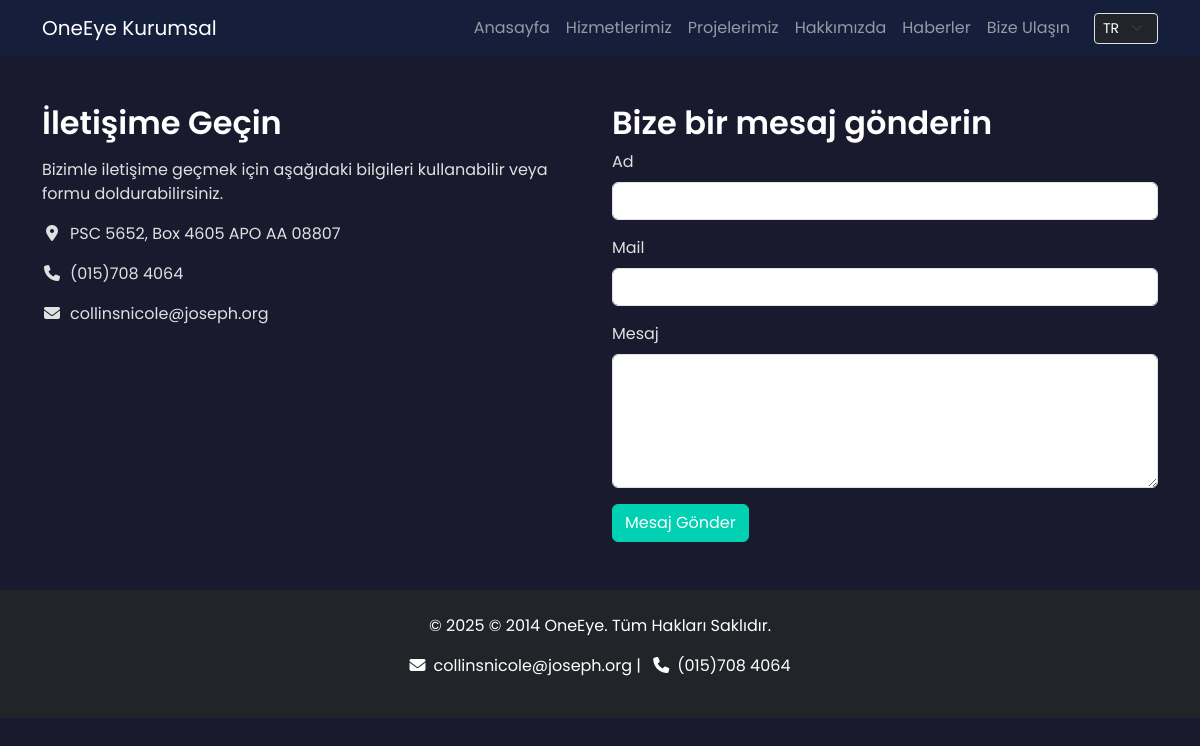
The page /tr/contact/ on the database its author committed.
### main/models.py (models this page shows, shortened)
class SiteConfiguration(models.Model):
    site_name = models.CharField(max_length=100, default="OneEye", verbose_name="Site Adı")
    about_us_title = models.CharField(max_length=200, verbose_name="Hakkımızda Başlığı")
    about_us_content = models.TextField(verbose_name="Hakkımızda İçeriği")
    team_section_title = models.CharField(max_length=200, default="Ekibimizle Tanışın", verbose_name="Ekip Bölümü Başlığı")
    contact_page_content = models.TextField(verbose_name="İletişim Sayfası İçeriği")
    footer_text = models.CharField(max_length=255, verbose_name="Footer Metni")
    email = models.EmailField(verbose_name="İletişim E-posta")
    phone = models.CharField(max_length=20, verbose_name="İletişim Telefon")
    address = models.TextField(verbose_name="Adres")
    class Meta:
        verbose_name = "Site Genel Ayarı"
        verbose_name_plural = "Site Genel Ayarları"

### main/views.py (the view)
# urls.py: path('contact/', views.ContactView.as_view(), name='contact'),
class ContactView(SiteConfigurationMixin, TemplateView):
    template_name = 'main/contact.html'

### main/views.py (called while the page is built)
    def get_context_data(self, **kwargs):
        context = super().get_context_data(**kwargs)
        context['site_config'] = SiteConfiguration.objects.first()
        return context

### main/templates/main/contact.html (shortened to what this page needs)
{% extends 'main/base.html' %}
{% load i18n %}
{% block content %}
<div class="row">
    <div class="col-lg-6 mb-4 mb-lg-0">
        <h2>{% trans "Get in Touch" %}</h2>
        <p>{{ site_config.contact_page_content|linebreaks }}</p>
        <ul class="list-unstyled">
            <li class="mb-3"><i class="fas fa-map-marker-alt fa-fw me-2"></i>{{ site_config.address }}</li>
            <li class="mb-3"><i class="fas fa-phone fa-fw me-2"></i>{{ site_config.phone }}</li>
            <li class="mb-3"><i class="fas fa-envelope fa-fw me-2"></i>{{ site_config.email }}</li>
        </ul>
    </div>
    <div class="col-lg-6">
        <h2>{% trans "Send us a Message" %}</h2>
        <form>
            <div class="mb-3">
                <label for="name" class="form-label">{% trans "Your Name" %}</label>
                <input type="text" class="form-control" id="name" required>
            </div>
            <div class="mb-3">
                <label for="email" class="form-label">{% trans "Your Email" %}</label>
                <input type="email" class="form-control" id="email" required>
            </div>
            <div class="mb-3">
                <label for="message" class="form-label">{% trans "Message" %}</label>
                <textarea class="form-control" id="message" rows="5" required></textarea>
            </div>
            <button type="submit" class="btn btn-primary">{% trans "Send Message" %}</button>
        </form>
    </div>
</div>
{% endblock %}

### main/templates/main/base.html (shortened to what this page needs)
{% load static %}
{% load i18n %}
<!doctype html>
<html lang="{{ request.LANGUAGE_CODE }}">
<head>
    <link href="https://cdn.jsdelivr.net/npm/bootstrap@5.3.3/dist/css/bootstrap.min.css" rel="stylesheet">
    <link rel="stylesheet" href="https://cdnjs.cloudflare.com/ajax/libs/font-awesome/6.5.2/css/all.min.css"/>
    <link href="https://unpkg.com/aos@2.3.1/dist/aos.css" rel="stylesheet">
    <link rel="stylesheet" href="{% static 'main/css/custom.css' %}">
</head>
<body>
    <nav class="navbar navbar-expand-lg navbar-dark bg-dark sticky-top">
        <div class="container">
            <a class="navbar-brand" href="{% url 'main:home' %}">{{ site_config.site_name|default:"OneEye" }}</a>
            <div class="collapse navbar-collapse" id="navbarNav">
                <ul class="navbar-nav ms-auto">
                    <li class="nav-item"><a class="nav-link" href="{% url 'main:home' %}">{% trans "Home" %}</a></li>
                    <li class="nav-item"><a class="nav-link" href="{% url 'main:service_list' %}">{% trans "Our Services" %}</a></li>
                    <li class="nav-item"><a class="nav-link" href="{% url 'main:project_list' %}">{% trans "Projects" %}</a></li>
                    <li class="nav-item"><a class="nav-link" href="{% url 'main:about_us' %}">{% trans "About Us" %}</a></li>
                    <li class="nav-item"><a class="nav-link" href="{% url 'main:news_list' %}">{% trans "News" %}</a></li>
                    <li class="nav-item"><a class="nav-link" href="{% url 'main:contact' %}">{% trans "Contact Us" %}</a></li>
                </ul>
                {% get_current_language as CURRENT_LANGUAGE %}
                {% get_available_languages as AVAILABLE_LANGUAGES %}
                <form action="{% url 'set_language' %}" method="post" class="ms-lg-3">
                    <select name="language" class="form-select form-select-sm bg-dark text-white" onchange="this.form.submit()">
                        {% for lang_code, lang_name in AVAILABLE_LANGUAGES %}
                            <option value="{{ lang_code }}" {% if lang_code == CURRENT_LANGUAGE %}selected{% endif %}>
                                {{ lang_code|upper }}
                            </option>
                        {% endfor %}
                    </select>
                </form>
            </div>
        </div>
    </nav>
    <main class="py-5">
        <div class="container">
            {% block content %}
            {% endblock %}
        </div>
    </main>
    <footer class="bg-dark text-white text-center p-4">
        <div class="container">
            <p>&copy; {% now "Y" %} {{ site_config.footer_text|default:"Tüm hakları saklıdır." }}</p>
            <p>
                <i class="fas fa-envelope me-2"></i>{{ site_config.email }} |
                <i class="fas fa-phone mx-2"></i>{{ site_config.phone }}
            </p>
        </div>
    </footer>
</body>
</body>
</html>

### main/static/main/css/custom.css (style rules this page uses)
:root { --dark-bg: #1a1a2e; --dark-card: #16213e; --accent-color: #00d1b2; --light-text: #e0e0e0; --heading-text: #ffffff; }
body { font-family: 'Poppins', sans-serif; background-color: var(--dark-bg); color: var(--light-text); }
h1, h2, h3, h4, h5, h6 { color: var(--heading-text); font-weight: 600; }
a { color: var(--accent-color); text-decoration: none; }
.btn-primary { background-color: var(--accent-color); border-color: var(--accent-color); }
.navbar { background-color: rgba(22, 33, 62, 0.85) !important; backdrop-filter: blur(10px); }
footer { background-color: var(--dark-card) !important; }

### rows shown on the page
SiteConfiguration: site_name "OneEye Kurumsal", contact_page_content "Bizimle iletişime geçmek için aşağıdaki bilgileri kullanabilir veya formu doldurabilirsiniz.", address "PSC 5652, Box 4605 APO AA 08807", phone "(015)708 4064", email "collinsnicole@joseph.org", footer_text "© 2014 OneEye. Tüm Hakları Saklıdır."

### other values the page prints
form field language "TR"
